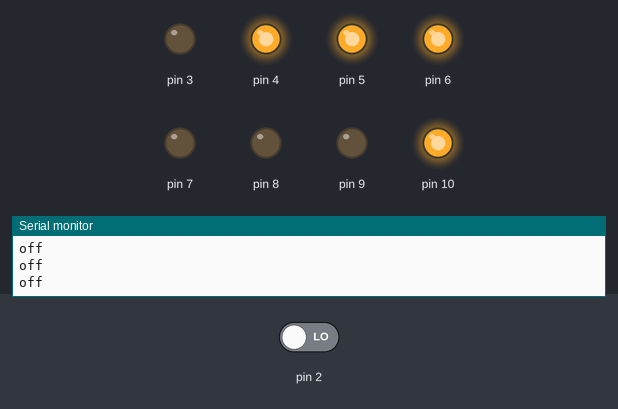
This sketch was run on a simulated Arduino Uno, built with avr-gcc and run on an emulated ATmega328P. On the bench: output pins drawn as LEDs (lit = HIGH), the last lines printed to the serial monitor. Inputs (shaded band) come from the test bench; at power-on: pin 2 LOW.

Above: at 2.8 s.
2.9 s: pin 2 driven HIGH
At 4.1 s:
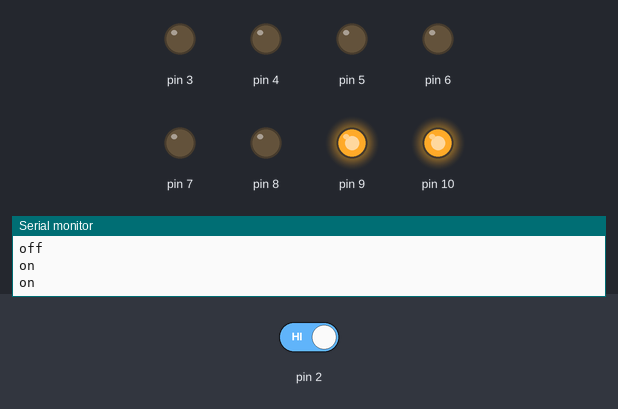
4.5 s: pin 2 driven LOW
At 5.6 s:
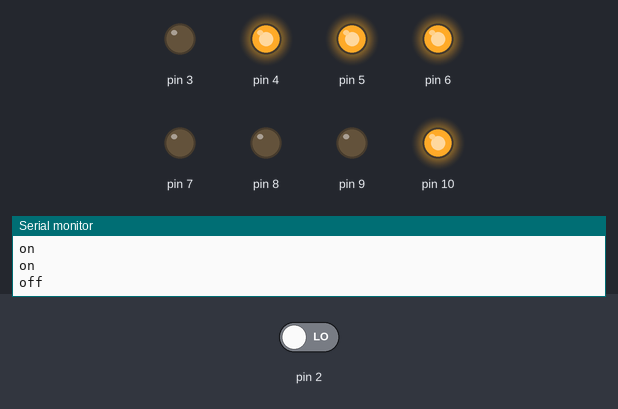
Timing chart, 0 to 7.5 s (numbered marks = the images above; inputs shaded):
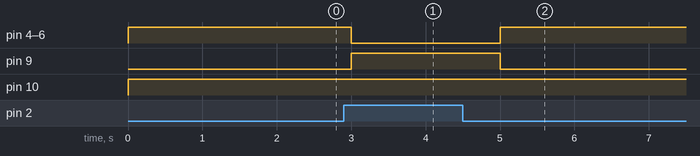

Measured:
- after the input at 2.9 s, pin 4–6: HIGH → LOW after 0.10 s; pin 9: LOW → HIGH after 0.10 s
- after the input at 4.5 s, pin 4–6: LOW → HIGH after 0.50 s; pin 9: HIGH → LOW after 0.50 s

The sketch:

Tilt_Sensor_Gleden_Bell1.ino
```cpp
void setup() {
  pinMode(2, INPUT);
  pinMode(9,OUTPUT);
  pinMode(8,OUTPUT);
  pinMode(7,OUTPUT);
  pinMode(6,OUTPUT);
  pinMode(5,OUTPUT);
  pinMode(4,OUTPUT);
  pinMode(3,OUTPUT);
  pinMode(10,OUTPUT);
  Serial.begin(9600);
}

void loop() {
  if(digitalRead(2)==HIGH)
  {
    Serial.println("on");
    digitalWrite(9,LOW);
    digitalWrite(3,LOW);
    digitalWrite(4,LOW);
    digitalWrite(5,LOW);
    digitalWrite(6,LOW);
    digitalWrite(7,LOW);
     unsigned char j;
    for(j=9;j<=10;j++)
    digitalWrite(j,HIGH);
  }
  else
  {
    Serial.println("off");
  unsigned char k;
   digitalWrite(9,LOW);
   digitalWrite(3,LOW);
   digitalWrite(8,LOW);
   digitalWrite(7,LOW);
   digitalWrite(10,HIGH);
  for(k=4;k<=6;k++)
    digitalWrite(k,HIGH);
  }
  delay(1000);
}
```
